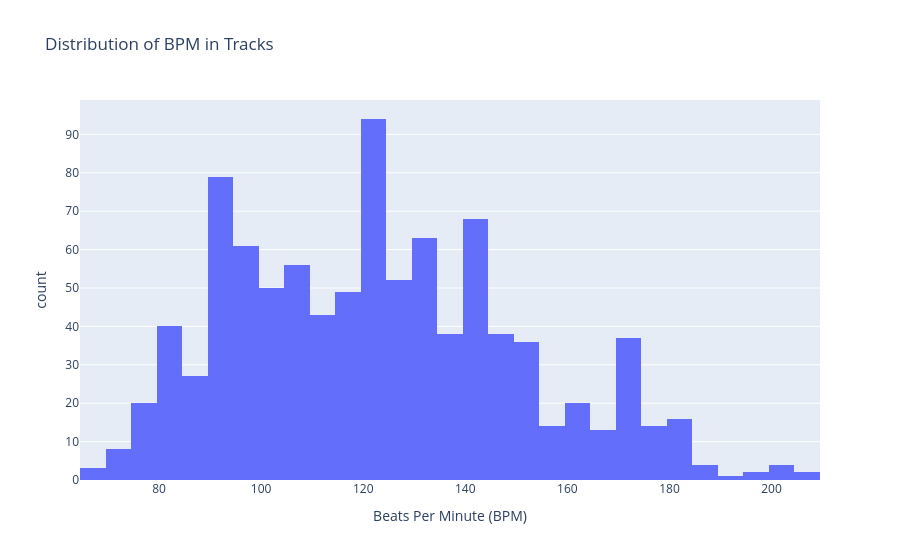

The notebook cell this image was saved under:
### Markdown cell above
# 7 Distribution of BPM in Tracks(histogram)

### Code cell
fig = px.histogram(
    df,
    x='bpm',
    nbins=30,
    title='Distribution of BPM in Tracks',
    labels={'bpm': 'Beats Per Minute (BPM)'}
)
fig.show()

### Figure 1 — Plotly figure (JSON) as saved in the notebook; plotly's stock layout.template omitted (floating-point values rounded to 4 significant figures; data arrays with more than 128 entries replaced by an {"elided": "..."} marker saying what was removed)
{"data": [{"bingroup": "x", "hovertemplate": "Beats Per Minute (BPM)=%{x}<br>count=%{y}<extra></extra>", "legendgroup": "", "marker": {"color": "#636efa", "pattern": {"shape": ""}}, "name": "", "nbinsx": 30, "orientation": "v", "showlegend": false, "type": "histogram", "x": {"elided": "952 int values"}, "xaxis": "x", "yaxis": "y"}], "layout": {"barmode": "relative", "legend": {"tracegroupgap": 0}, "title": {"text": "Distribution of BPM in Tracks"}, "xaxis": {"anchor": "y", "domain": [0, 1], "title": {"text": "Beats Per Minute (BPM)"}}, "yaxis": {"anchor": "x", "domain": [0, 1], "title": {"text": "count"}}}}
